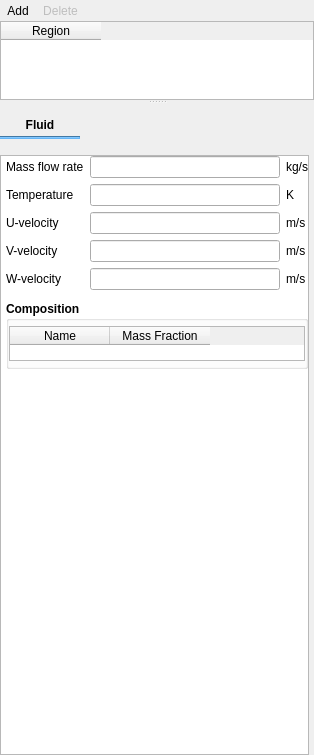
<?xml version="1.0" encoding="UTF-8"?>
<ui version="4.0">
 <class>point_sources</class>
 <widget class="QWidget" name="point_sources">
  <property name="geometry">
   <rect>
    <x>0</x>
    <y>0</y>
    <width>314</width>
    <height>755</height>
   </rect>
  </property>
  <property name="windowTitle">
   <string>Point Sources</string>
  </property>
  <property name="styleSheet">
   <string notr="true"/>
  </property>
  <layout class="QVBoxLayout" name="verticalLayout">
   <property name="spacing">
    <number>0</number>
   </property>
   <property name="leftMargin">
    <number>0</number>
   </property>
   <property name="topMargin">
    <number>0</number>
   </property>
   <property name="rightMargin">
    <number>0</number>
   </property>
   <property name="bottomMargin">
    <number>0</number>
   </property>
   <item>
    <widget class="QSplitter" name="splitter">
     <property name="orientation">
      <enum>Qt::Vertical</enum>
     </property>
     <widget class="QWidget" name="top_frame" native="true">
      <property name="sizePolicy">
       <sizepolicy hsizetype="Expanding" vsizetype="MinimumExpanding">
        <horstretch>0</horstretch>
        <verstretch>0</verstretch>
       </sizepolicy>
      </property>
      <property name="maximumSize">
       <size>
        <width>16777215</width>
        <height>100</height>
       </size>
      </property>
      <layout class="QVBoxLayout" name="verticalLayout_3">
       <property name="spacing">
        <number>0</number>
       </property>
       <property name="leftMargin">
        <number>0</number>
       </property>
       <property name="topMargin">
        <number>0</number>
       </property>
       <property name="rightMargin">
        <number>0</number>
       </property>
       <property name="bottomMargin">
        <number>0</number>
       </property>
       <item>
        <widget class="QWidget" name="frame_add_delete" native="true">
         <layout class="QHBoxLayout" name="horizontalLayout_7">
          <property name="spacing">
           <number>0</number>
          </property>
          <property name="leftMargin">
           <number>0</number>
          </property>
          <property name="topMargin">
           <number>0</number>
          </property>
          <property name="rightMargin">
           <number>0</number>
          </property>
          <property name="bottomMargin">
           <number>0</number>
          </property>
          <item>
           <layout class="QHBoxLayout" name="horizontalLayout">
            <item>
             <widget class="QToolButton" name="toolbutton_add">
              <property name="toolTip">
               <string>Define new point source over one or more regions</string>
              </property>
              <property name="text">
               <string>Add</string>
              </property>
              <property name="autoRaise">
               <bool>true</bool>
              </property>
             </widget>
            </item>
            <item>
             <widget class="QToolButton" name="toolbutton_delete">
              <property name="enabled">
               <bool>false</bool>
              </property>
              <property name="toolTip">
               <string>Delete point source</string>
              </property>
              <property name="text">
               <string>Delete</string>
              </property>
              <property name="autoRaise">
               <bool>true</bool>
              </property>
             </widget>
            </item>
            <item>
             <spacer name="horizontalSpacer">
              <property name="orientation">
               <enum>Qt::Horizontal</enum>
              </property>
              <property name="sizeHint" stdset="0">
               <size>
                <width>40</width>
                <height>20</height>
               </size>
              </property>
             </spacer>
            </item>
           </layout>
          </item>
         </layout>
        </widget>
       </item>
       <item>
        <widget class="QTableWidget" name="tablewidget_regions">
         <property name="maximumSize">
          <size>
           <width>16777215</width>
           <height>100</height>
          </size>
         </property>
         <property name="selectionMode">
          <enum>QAbstractItemView::SingleSelection</enum>
         </property>
         <property name="selectionBehavior">
          <enum>QAbstractItemView::SelectRows</enum>
         </property>
         <attribute name="horizontalHeaderHighlightSections">
          <bool>false</bool>
         </attribute>
         <attribute name="verticalHeaderVisible">
          <bool>false</bool>
         </attribute>
         <column>
          <property name="text">
           <string>Region</string>
          </property>
         </column>
        </widget>
       </item>
      </layout>
     </widget>
     <widget class="QWidget" name="bottom_frame" native="true">
      <property name="sizePolicy">
       <sizepolicy hsizetype="Expanding" vsizetype="Expanding">
        <horstretch>0</horstretch>
        <verstretch>0</verstretch>
       </sizepolicy>
      </property>
      <layout class="QGridLayout" name="gridLayout_15">
       <property name="leftMargin">
        <number>0</number>
       </property>
       <property name="topMargin">
        <number>10</number>
       </property>
       <property name="rightMargin">
        <number>5</number>
       </property>
       <property name="bottomMargin">
        <number>0</number>
       </property>
       <item row="0" column="0">
        <layout class="QHBoxLayout" name="horizontalLayout_2">
         <item>
          <widget class="QWidget" name="tab_frame" native="true">
           <property name="styleSheet">
            <string notr="true">QPushButton:hover {color:#64B5F6; background-color: transparent;}
QPushButton:pressed { color: #64B5F6; background-color: transparent; }
QPushButton:checked { font: bold; background-color: transparent; }
      </string>
           </property>
           <layout class="QGridLayout" name="tab_layout">
            <property name="leftMargin">
             <number>0</number>
            </property>
            <property name="topMargin">
             <number>0</number>
            </property>
            <property name="rightMargin">
             <number>0</number>
            </property>
            <property name="bottomMargin">
             <number>10</number>
            </property>
            <property name="spacing">
             <number>0</number>
            </property>
            <item row="1" column="0">
             <widget class="Line" name="tab_underline">
              <property name="sizePolicy">
               <sizepolicy hsizetype="Preferred" vsizetype="Fixed">
                <horstretch>0</horstretch>
                <verstretch>0</verstretch>
               </sizepolicy>
              </property>
              <property name="minimumSize">
               <size>
                <width>0</width>
                <height>3</height>
               </size>
              </property>
              <property name="maximumSize">
               <size>
                <width>16777215</width>
                <height>3</height>
               </size>
              </property>
              <property name="styleSheet">
               <string notr="true">QWidget{
  background-color: #64B5F6;
  border-color: #64B5F6;
}</string>
              </property>
              <property name="orientation">
               <enum>Qt::Horizontal</enum>
              </property>
             </widget>
            </item>
            <item row="0" column="0">
             <widget class="QPushButton" name="pushbutton_fluid">
              <property name="font">
               <font>
                <weight>75</weight>
                <bold>true</bold>
               </font>
              </property>
              <property name="text">
               <string>Fluid</string>
              </property>
              <property name="flat">
               <bool>true</bool>
              </property>
             </widget>
            </item>
           </layout>
          </widget>
         </item>
         <item>
          <spacer name="horizontalSpacer_2">
           <property name="orientation">
            <enum>Qt::Horizontal</enum>
           </property>
           <property name="sizeHint" stdset="0">
            <size>
             <width>40</width>
             <height>20</height>
            </size>
           </property>
          </spacer>
         </item>
        </layout>
       </item>
       <item row="1" column="0">
        <widget class="QScrollArea" name="scrollarea_detail">
         <property name="sizePolicy">
          <sizepolicy hsizetype="Expanding" vsizetype="MinimumExpanding">
           <horstretch>0</horstretch>
           <verstretch>0</verstretch>
          </sizepolicy>
         </property>
         <property name="minimumSize">
          <size>
           <width>0</width>
           <height>0</height>
          </size>
         </property>
         <property name="styleSheet">
          <string notr="true">QWidget#detail_pane {background-color: white}</string>
         </property>
         <property name="widgetResizable">
          <bool>true</bool>
         </property>
         <widget class="QWidget" name="detail_pane">
          <property name="geometry">
           <rect>
            <x>0</x>
            <y>0</y>
            <width>307</width>
            <height>580</height>
           </rect>
          </property>
          <layout class="QGridLayout" name="gridLayout_4">
           <property name="leftMargin">
            <number>5</number>
           </property>
           <property name="topMargin">
            <number>0</number>
           </property>
           <property name="rightMargin">
            <number>0</number>
           </property>
           <property name="bottomMargin">
            <number>0</number>
           </property>
           <property name="spacing">
            <number>0</number>
           </property>
           <item row="2" column="0">
            <spacer name="verticalSpacer">
             <property name="orientation">
              <enum>Qt::Vertical</enum>
             </property>
             <property name="sizeHint" stdset="0">
              <size>
               <width>20</width>
               <height>40</height>
              </size>
             </property>
            </spacer>
           </item>
           <item row="0" column="0" rowspan="2" colspan="2">
            <widget class="QStackedWidget" name="stackedwidget">
             <property name="sizePolicy">
              <sizepolicy hsizetype="Preferred" vsizetype="MinimumExpanding">
               <horstretch>0</horstretch>
               <verstretch>0</verstretch>
              </sizepolicy>
             </property>
             <property name="currentIndex">
              <number>0</number>
             </property>
             <widget class="QWidget" name="page_fluid">
              <layout class="QVBoxLayout" name="verticalLayout_2">
               <property name="spacing">
                <number>6</number>
               </property>
               <property name="leftMargin">
                <number>0</number>
               </property>
               <property name="topMargin">
                <number>0</number>
               </property>
               <property name="rightMargin">
                <number>0</number>
               </property>
               <property name="bottomMargin">
                <number>0</number>
               </property>
               <item>
                <widget class="QWidget" name="frame_fluid_parameters" native="true">
                 <layout class="QGridLayout" name="gridLayout_3">
                  <property name="leftMargin">
                   <number>0</number>
                  </property>
                  <property name="topMargin">
                   <number>0</number>
                  </property>
                  <property name="rightMargin">
                   <number>0</number>
                  </property>
                  <property name="bottomMargin">
                   <number>5</number>
                  </property>
                  <item row="0" column="0">
                   <widget class="QLabel" name="label_ps_massflow_g">
                    <property name="text">
                     <string>Mass flow rate</string>
                    </property>
                   </widget>
                  </item>
                  <item row="0" column="1">
                   <widget class="LineEdit" name="lineedit_keyword_ps_massflow_g_args_PS"/>
                  </item>
                  <item row="1" column="0">
                   <widget class="QLabel" name="label_ps_t_g">
                    <property name="text">
                     <string>Temperature</string>
                    </property>
                   </widget>
                  </item>
                  <item row="1" column="1">
                   <widget class="LineEdit" name="lineedit_keyword_ps_t_g_args_PS"/>
                  </item>
                  <item row="1" column="2">
                   <widget class="QLabel" name="label_ps_t_g_units">
                    <property name="text">
                     <string>K</string>
                    </property>
                   </widget>
                  </item>
                  <item row="2" column="0">
                   <widget class="QLabel" name="label_ps_u_g">
                    <property name="text">
                     <string>U-velocity</string>
                    </property>
                   </widget>
                  </item>
                  <item row="2" column="1">
                   <widget class="LineEdit" name="lineedit_keyword_ps_u_g_args_PS"/>
                  </item>
                  <item row="2" column="2">
                   <widget class="QLabel" name="label_ps_u_g_units">
                    <property name="text">
                     <string>m/s</string>
                    </property>
                   </widget>
                  </item>
                  <item row="3" column="0">
                   <widget class="QLabel" name="label_ps_v_g">
                    <property name="text">
                     <string>V-velocity</string>
                    </property>
                   </widget>
                  </item>
                  <item row="3" column="1">
                   <widget class="LineEdit" name="lineedit_keyword_ps_v_g_args_PS"/>
                  </item>
                  <item row="4" column="1">
                   <widget class="LineEdit" name="lineedit_keyword_ps_w_g_args_PS"/>
                  </item>
                  <item row="3" column="2">
                   <widget class="QLabel" name="label_ps_v_g_units">
                    <property name="text">
                     <string>m/s</string>
                    </property>
                   </widget>
                  </item>
                  <item row="4" column="0">
                   <widget class="QLabel" name="label_ps_v_w">
                    <property name="text">
                     <string>W-velocity</string>
                    </property>
                   </widget>
                  </item>
                  <item row="4" column="2">
                   <widget class="QLabel" name="label_ps_v_w_units">
                    <property name="text">
                     <string>m/s</string>
                    </property>
                   </widget>
                  </item>
                  <item row="0" column="2">
                   <widget class="QLabel" name="label_ps_massflow_g_units">
                    <property name="text">
                     <string>kg/s</string>
                    </property>
                   </widget>
                  </item>
                 </layout>
                </widget>
               </item>
               <item>
                <widget class="QGroupBox" name="groupbox_fluid_composition">
                 <property name="font">
                  <font>
                   <weight>75</weight>
                   <bold>true</bold>
                  </font>
                 </property>
                 <property name="title">
                  <string>Composition</string>
                 </property>
                 <property name="flat">
                  <bool>true</bool>
                 </property>
                 <layout class="QGridLayout" name="gridLayout_14">
                  <property name="leftMargin">
                   <number>0</number>
                  </property>
                  <property name="topMargin">
                   <number>5</number>
                  </property>
                  <property name="rightMargin">
                   <number>0</number>
                  </property>
                  <property name="bottomMargin">
                   <number>5</number>
                  </property>
                  <property name="spacing">
                   <number>6</number>
                  </property>
                  <item row="0" column="0">
                   <widget class="QTableWidget" name="tablewidget_fluid_mass_fraction">
                    <property name="maximumSize">
                     <size>
                      <width>16777215</width>
                      <height>35</height>
                     </size>
                    </property>
                    <property name="font">
                     <font>
                      <weight>50</weight>
                      <bold>false</bold>
                     </font>
                    </property>
                    <property name="selectionMode">
                     <enum>QAbstractItemView::NoSelection</enum>
                    </property>
                    <attribute name="verticalHeaderVisible">
                     <bool>false</bool>
                    </attribute>
                    <column>
                     <property name="text">
                      <string>Name</string>
                     </property>
                    </column>
                    <column>
                     <property name="text">
                      <string>Mass Fraction</string>
                     </property>
                    </column>
                   </widget>
                  </item>
                 </layout>
                </widget>
               </item>
               <item>
                <spacer name="verticalSpacer_2">
                 <property name="orientation">
                  <enum>Qt::Vertical</enum>
                 </property>
                 <property name="sizeHint" stdset="0">
                  <size>
                   <width>20</width>
                   <height>40</height>
                  </size>
                 </property>
                </spacer>
               </item>
              </layout>
             </widget>
             <widget class="QWidget" name="page_dummy_solids_L">
              <property name="autoFillBackground">
               <bool>true</bool>
              </property>
              <layout class="QGridLayout" name="gridLayout_12">
               <property name="leftMargin">
                <number>0</number>
               </property>
               <property name="topMargin">
                <number>0</number>
               </property>
               <property name="rightMargin">
                <number>0</number>
               </property>
               <property name="bottomMargin">
                <number>0</number>
               </property>
               <property name="spacing">
                <number>0</number>
               </property>
               <item row="0" column="0">
                <widget class="QLabel" name="label_dummy_solids_L">
                 <property name="autoFillBackground">
                  <bool>false</bool>
                 </property>
                 <property name="styleSheet">
                  <string notr="true">background-color: white</string>
                 </property>
                 <property name="text">
                  <string>LEFT</string>
                 </property>
                 <property name="alignment">
                  <set>Qt::AlignLeading|Qt::AlignLeft|Qt::AlignTop</set>
                 </property>
                </widget>
               </item>
              </layout>
             </widget>
             <widget class="QWidget" name="page_solids">
              <property name="styleSheet">
               <string notr="true"/>
              </property>
              <layout class="QVBoxLayout" name="verticalLayout_5">
               <property name="spacing">
                <number>6</number>
               </property>
               <property name="leftMargin">
                <number>0</number>
               </property>
               <property name="topMargin">
                <number>0</number>
               </property>
               <property name="rightMargin">
                <number>0</number>
               </property>
               <property name="bottomMargin">
                <number>0</number>
               </property>
               <item>
                <widget class="QWidget" name="frame_solids_parameters" native="true">
                 <layout class="QGridLayout" name="gridLayout_2">
                  <property name="leftMargin">
                   <number>5</number>
                  </property>
                  <property name="topMargin">
                   <number>0</number>
                  </property>
                  <property name="rightMargin">
                   <number>0</number>
                  </property>
                  <property name="bottomMargin">
                   <number>5</number>
                  </property>
                  <item row="0" column="1">
                   <widget class="LineEdit" name="lineedit_keyword_ps_massflow_s_args_PS_P"/>
                  </item>
                  <item row="2" column="1">
                   <widget class="LineEdit" name="lineedit_keyword_ps_u_s_args_PS_P"/>
                  </item>
                  <item row="0" column="0">
                   <widget class="QLabel" name="label_ps_massflow_s">
                    <property name="text">
                     <string>Mass flow rate</string>
                    </property>
                   </widget>
                  </item>
                  <item row="1" column="0">
                   <widget class="QLabel" name="label_ps_t_s">
                    <property name="text">
                     <string>Temperature</string>
                    </property>
                   </widget>
                  </item>
                  <item row="1" column="1">
                   <widget class="LineEdit" name="lineedit_keyword_ps_t_s_args_PS_P"/>
                  </item>
                  <item row="1" column="2">
                   <widget class="QLabel" name="label_ps_t_s_units">
                    <property name="text">
                     <string>K</string>
                    </property>
                   </widget>
                  </item>
                  <item row="2" column="0">
                   <widget class="QLabel" name="label_ps_u_s">
                    <property name="text">
                     <string>U-velocity</string>
                    </property>
                   </widget>
                  </item>
                  <item row="3" column="1">
                   <widget class="LineEdit" name="lineedit_keyword_ps_v_s_args_PS_P"/>
                  </item>
                  <item row="2" column="2">
                   <widget class="QLabel" name="label_ps_u_s_units">
                    <property name="text">
                     <string>m/s</string>
                    </property>
                   </widget>
                  </item>
                  <item row="3" column="0">
                   <widget class="QLabel" name="label_ps_v_s">
                    <property name="text">
                     <string>V-velocity</string>
                    </property>
                   </widget>
                  </item>
                  <item row="3" column="2">
                   <widget class="QLabel" name="label_ps_v_s_units">
                    <property name="text">
                     <string>m/s</string>
                    </property>
                   </widget>
                  </item>
                  <item row="4" column="0">
                   <widget class="QLabel" name="label_ps_w_s">
                    <property name="text">
                     <string>W-velocity</string>
                    </property>
                   </widget>
                  </item>
                  <item row="4" column="1">
                   <widget class="LineEdit" name="lineedit_keyword_ps_w_s_args_PS_P"/>
                  </item>
                  <item row="4" column="2">
                   <widget class="QLabel" name="label_ps_w_s_units">
                    <property name="text">
                     <string>m/s</string>
                    </property>
                   </widget>
                  </item>
                  <item row="0" column="2">
                   <widget class="QLabel" name="label_ps_massflow_s">
                    <property name="text">
                     <string>kg/s</string>
                    </property>
                   </widget>
                  </item>
                 </layout>
                </widget>
               </item>
               <item>
                <widget class="QGroupBox" name="groupbox_solids_composition">
                 <property name="font">
                  <font>
                   <weight>75</weight>
                   <bold>true</bold>
                  </font>
                 </property>
                 <property name="title">
                  <string>Composition</string>
                 </property>
                 <property name="flat">
                  <bool>true</bool>
                 </property>
                 <layout class="QGridLayout" name="gridLayout_13">
                  <property name="leftMargin">
                   <number>0</number>
                  </property>
                  <property name="topMargin">
                   <number>5</number>
                  </property>
                  <property name="rightMargin">
                   <number>0</number>
                  </property>
                  <property name="bottomMargin">
                   <number>5</number>
                  </property>
                  <item row="0" column="0">
                   <widget class="QTableWidget" name="tablewidget_solids_mass_fraction">
                    <property name="maximumSize">
                     <size>
                      <width>16777215</width>
                      <height>35</height>
                     </size>
                    </property>
                    <property name="selectionMode">
                     <enum>QAbstractItemView::NoSelection</enum>
                    </property>
                    <attribute name="horizontalHeaderHighlightSections">
                     <bool>false</bool>
                    </attribute>
                    <attribute name="verticalHeaderVisible">
                     <bool>false</bool>
                    </attribute>
                    <column>
                     <property name="text">
                      <string>Name</string>
                     </property>
                    </column>
                    <column>
                     <property name="text">
                      <string>Mass Fraction</string>
                     </property>
                    </column>
                   </widget>
                  </item>
                 </layout>
                </widget>
               </item>
               <item>
                <spacer name="verticalSpacer_3">
                 <property name="orientation">
                  <enum>Qt::Vertical</enum>
                 </property>
                 <property name="sizeHint" stdset="0">
                  <size>
                   <width>20</width>
                   <height>40</height>
                  </size>
                 </property>
                </spacer>
               </item>
              </layout>
             </widget>
             <widget class="QWidget" name="page_dummy_solids_R">
              <property name="autoFillBackground">
               <bool>true</bool>
              </property>
              <layout class="QGridLayout" name="gridLayout_11">
               <property name="leftMargin">
                <number>0</number>
               </property>
               <property name="topMargin">
                <number>0</number>
               </property>
               <property name="rightMargin">
                <number>0</number>
               </property>
               <property name="bottomMargin">
                <number>0</number>
               </property>
               <property name="spacing">
                <number>0</number>
               </property>
               <item row="0" column="0">
                <widget class="QLabel" name="label_dummy_solids_R">
                 <property name="autoFillBackground">
                  <bool>false</bool>
                 </property>
                 <property name="styleSheet">
                  <string notr="true">background-color: white</string>
                 </property>
                 <property name="text">
                  <string>RIGHT</string>
                 </property>
                 <property name="alignment">
                  <set>Qt::AlignLeading|Qt::AlignLeft|Qt::AlignTop</set>
                 </property>
                </widget>
               </item>
              </layout>
             </widget>
            </widget>
           </item>
          </layout>
          <zorder>stackedwidget</zorder>
          <zorder>verticalSpacer</zorder>
         </widget>
        </widget>
       </item>
      </layout>
     </widget>
    </widget>
   </item>
  </layout>
 </widget>
 <customwidgets>
  <customwidget>
   <class>LineEdit</class>
   <extends>QLineEdit</extends>
   <header>mfixgui.widgets.base</header>
  </customwidget>
 </customwidgets>
 <resources/>
 <connections/>
</ui>
